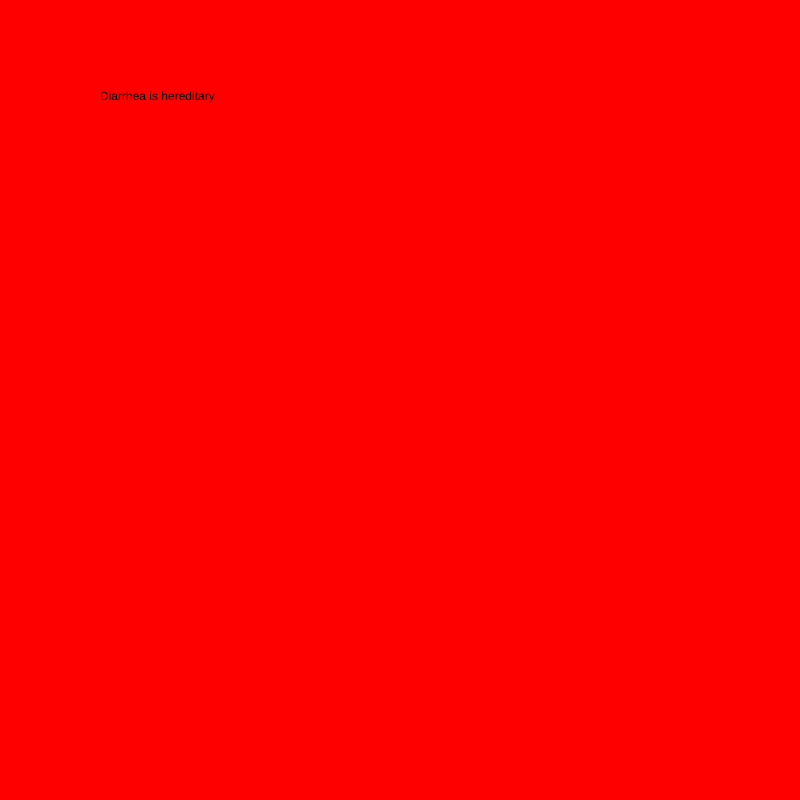
Frame 1 (no input)
Frame 60 (no input): identical to frame 1, image omitted
Frame 120 (the mouse pressed at the canvas centre since frame 60): identical to frame 1, image omitted

The p5.js sketch that drew this single still picture (run headless with seeded random() and noise() and a simulated clock; from frame 60 on, the mouse is pressed at the canvas centre):

// p5.js sketch
// ── sketch.js
var myState = 0;

function setup() {
  // put setup code here
  createCanvas(800,800);
}

function draw() {
  // put drawing code here
  background ('red');

switch(myState){

    case 0:
    text("Diarrhea is hereditary", 100, 100);
    break ;

    case 1:
    text("How is that possible?", 100, 100);
    break ;

    case 2:
    text("It runs in our jeans", 100, 100);


}

}


function mouseReleased (){
  myState = myState + 1 ;
  if (myState > 2) {
    myState = 0;
  }
}
